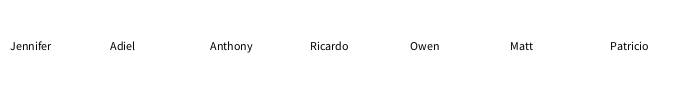
Frame 1 (no input)
Frame 60 (the mouse pressed at the canvas centre just before this capture): identical to frame 1, image omitted
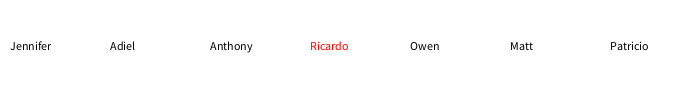
Frame 120 (the mouse held since frame 60 and released just before this capture)

The Processing sketch that drew these frames (run headless with seeded random() and noise(); from frame 60 on, the mouse is pressed at the canvas centre):

// Processing sketch: example_03_strings
// ── example_03_strings.pde
//----------------------------------------------------
// DT Bootcamp 2013, Parsons the New School for Design. 
// Day 8, Arrays of strings
//
//----------------------------------------------------

/*
  Arrays - Other Data Types & Styles Of Filling 'Em
 
 Sometimes you don't want to fill your array with a number. Say you wanted
 to have an array of words instead, to make a Madlib or a story that
 can change or something. You can do that too, and usually the easiest way
 to do it is to declare it in the following manner.
*/

int numNames = 7; // how many slots we need our array to hold

// this time, we can tell the array exactly what we want rather than doing so
// through a for-loop.
String[] teacherNames = {"Jennifer", "Adiel", "Anthony", "Ricardo", "Owen", "Matt", "Patricio"};

// let's hold their x and y pos as well. but we'll define those in setup.
float[] teacherNamesX = new float [numNames];
float[] teacherNamesY = new float [numNames];

void setup() {
  size(700, 100); // size once more

  for (int i = 0; i < numNames; i++) {
    teacherNamesX[i] = 10 + i*100;
    teacherNamesY[i] = 50; // the Y position is going to be constant
  }
}


void draw() {
  background(255);

  /* how about we highlight a name if it is moused over? dist() will return the
   distance between two points. for mousing over, that means the location of
   your mouse and the location of the thing. */

  for (int i = 0; i < numNames; i++) {
    if (dist(mouseX, mouseY, teacherNamesX[i], teacherNamesY[i]) < 50) { // if the distance between two points. < 50...
      fill(255, 0, 0); // use a red fill...
      text(teacherNames[i], teacherNamesX[i], teacherNamesY[i]); // ... for the name at that index.
    } 
    else { // otherwise...
      fill(0); // use a black fill...
      text(teacherNames[i], teacherNamesX[i], teacherNamesY[i]); // ... for the name at that index.
    }
  }

}
